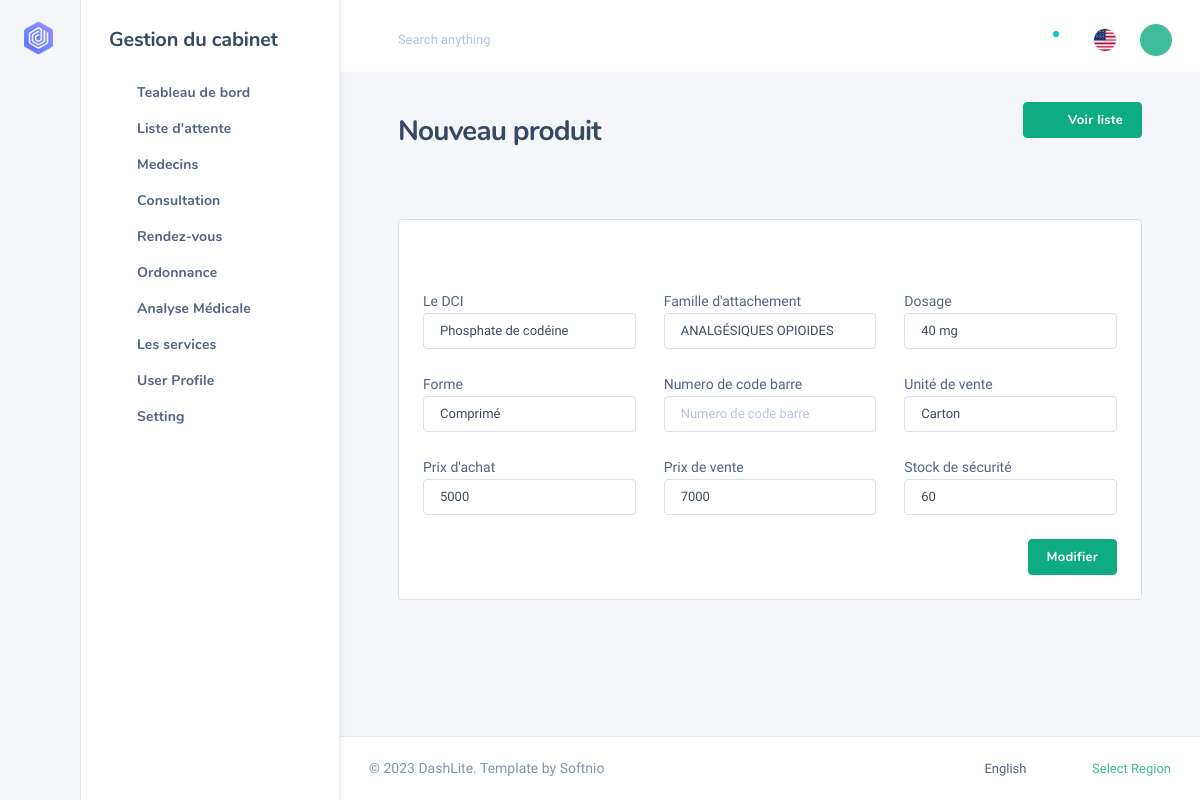
Page /public/Medicaments/edit/1 (signed in) on the committed database.
### tables this page shows
CREATE TABLE `medicament` (
  `idMedicament` int(11) NOT NULL,
  `forme` varchar(50) DEFAULT NULL,
  `dci` varchar(50) DEFAULT NULL,
  `dosage` varchar(50) DEFAULT NULL,
  `stock` int(11) NOT NULL,
  `stock_min` int(11) NOT NULL,
  `id_unit` int(11) DEFAULT NULL,
  `id_fami` int(11) DEFAULT NULL,
  `prix_achat` int(255) NOT NULL,
  `prix_vente` int(255) NOT NULL
);

CREATE TABLE `famille` (
  `id_fami` int(11) NOT NULL,
  `nom_famille` varchar(50) DEFAULT NULL
);

CREATE TABLE `unite` (
  `code_unite` varchar(255) DEFAULT NULL,
  `code_nom` varchar(255) DEFAULT NULL,
  `id_unit` int(11) NOT NULL
);

### app/core/app.php (called while the page is built, shortened)
<?php
class App{
    protected $method="index";
   public function  __construct()
    {
       $URL= $this->getURL();
       if(file_exists('app/controllers/'.$URL[0].'.php')){
            unset($URL[0]);
       }
       $this->controller=new $this->controller();
       if(isset($URL[1])){
            if( method_exists($this->controller,$URL[1])){
                $this->method=ucfirst($URL[1]);
                unset($URL[1]);
            }
       }
        $URL=array_values($URL);
       $this->params=$URL;
       call_user_func_array([$this->controller,$this->method],$this->params);
    }
    private function  getURL(){
       $url=isset($_GET['url'])?$_GET['url']:'Home';
        return explode("/",filter_var(trim($url,'/')),FILTER_SANITIZE_URL);
    }
}

### index.php (called while the page is built, shortened)
<?php
$app=new App();

### app/core/model.php (called while the page is built, shortened)
<?php
class Model extends Database{
    public function FetchSelectWhere($select,$fields,$whereValue,$value=[]){
        $bdd= $this->connect();
        $que = $bdd->prepare("SELECT $select
                FROM $fields
                WHERE $whereValue");
        $que->execute($value);
        $count = $que->fetch(PDO::FETCH_OBJ);
        return $count;
    }
}

### app/views/ajouter_medicament.view.php (the view, shortened to what this page needs)
<!DOCTYPE html>
<html lang="zxx" class="js">
<body class="nk-body bg-lighter npc-default has-sidebar ">
<div class="nk-app-root">
    <div class="nk-main ">
        <div class="nk-wrap ">
            <div class="nk-content ">
                <div class="container-fluid">
                    <div class="nk-content-inner">
                        <div class="nk-content-body">
                            <div class="nk-content ">
                                <div class="container-fluid">
                                    <div class="nk-content-inner">
                                        <div class="nk-content-body">
                                            <div class="nk-block-head nk-block-head-sm">
                                                <div class="nk-block-between">
                                                    <div class="nk-block-head-content">
                                                        <BR>
                                                        <h3 class="nk-block-title page-title">Nouveau produit</h3>
                                                    </div>
                                                    <div class="nk-block-head-content">
                                                        <div class="toggle-wrap nk-block-tools-toggle">
                                                            <div class="toggle-expand-content" data-content="pageMenu">
                                                                <ul class="nk-block-tools g-3">
                                                                    <li class="nk-block-tools-opt"><a href="<?=ROOT?>/Medicaments/liste" class="btn btn-primary"><em class="icon ni ni-eye-alt"></em><span>Voir liste</span></a></li>
                                                                </ul>
                                                            </div>
                                                        </div>
                                                    </div>
                                                </div>
                                            </div>
                                            <div class="nk-block">
                                                <div class="col-12 pb-5">
                                                </div>
                                                <div class="card card-bordered">
                                                    <br><br>
                                                    <div class="card-inner">
                                                        <form action="" method="POST">
                                                            <?php if(isset($id)) :?>
                                                                <div class="row gy-4">
                                                                    <div class="col-xxl-3 col-md-4">
                                                                        <fieldset class="form-group">
                                                                            <label for="dci">Le DCI </label>
                                                                            <input type="text" class="form-control" id="dci"  name="dci" value="<?=$medicament->dci?>">
                                                                        </fieldset>
                                                                    </div>
                                                                    <div class="col-xxl-3 col-md-4">
                                                                        <fieldset class="form-group">
                                                                            <label for="famille">Famille d'attachement</label>
                                                                            <select class="form-control" id="famille" name="famille">
                                                                                <option value="<?= $medicament->id_fami?>" selected><?=$medicament->nom_famille?></option>
                                                                            </select>
                                                                        </fieldset>
                                                                    </div>
                                                                    <div class="col-xxl-3 col-md-4">
                                                                        <fieldset class="form-group">
                                                                            <label for="Dosage">Dosage</label>
                                                                            <input type="text" class="form-control" id="Dosage" name="dosage" value="<?=$medicament->dosage?>">
                                                                        </fieldset>
                                                                    </div>
                                                                    <div class="col-xxl-3 col-md-4">
                                                                        <fieldset class="form-group">
                                                                            <label for="forme">Forme</label>
                                                                            <input type="text" class="form-control" id="forme"  NAME="forme" value="<?=$medicament->forme?>">
                                                                        </fieldset>
                                                                    </div>
                                                                    <div class="col-xxl-3 col-md-4">
                                                                        <fieldset class="form-group">
                                                                            <label for="codebare">Numero de code barre</label>
                                                                            <input type="text" class="form-control" id="codebare" name="code_bare" placeholder="Numero de code barre">
                                                                        </fieldset>
                                                                    </div>
                                                                    <div class="col-xxl-3 col-md-4">
                                                                        <fieldset class="form-group">
                                                                            <label for="stock_alert">Unité de vente</label>
                                                                            <select class="form-control" id="" name="unite">
                                                                                <option value="<?= $medicament->id_unit?>" selected><?=$medicament->code_nom?></option>
                                                                            </select>
                                                                        </fieldset>
                                                                    </div>
                                                                    <div class="col-xxl-3 col-md-4">
                                                                        <fieldset class="form-group">
                                                                            <label for="prix_achat">Prix d'achat</label>
                                                                            <input type="number" class="form-control" id="prix_achat"  name="prix_achat" value="<?=$medicament->prix_achat?>" >
                                                                        </fieldset>
                                                                    </div>
                                                                    <div class="col-xxl-4 col-md-4">
                                                                        <fieldset class="form-group">
                                                                            <label for="prix_vente">Prix de vente</label>
                                                                            <input type="number" class="form-control" id="prix_vente" name="prix_vente"  value="<?=$medicament->prix_vente ?>" >
                                                                        </fieldset>
                                                                    </div>
                                                                    <div class="col-xxl-4 col-md-4">
                                                                        <fieldset class="form-group">
                                                                            <label for="stock_alert">Stock de sécurité</label>
                                                                            <input type="text" class="form-control" id="stock_alert" name="stock_alert" placeholder="Stock de securité" value="<?=$medicament->stock_min?>">
                                                                        </fieldset>
                                                                    </div>
                                                                    <div class="col-12" align="right">
                                                                        <div class="form-group">
                                                                            <input type="submit" name="modifier" class="btn btn-primary btn-bg pull-right" value="Modifier">
                                                                        </div>
                                                                    </div>
                                                                </div>
                                                            <?php endif;?>
                                                        </form>
                                                    </div>
                                                </div>
                                            </div>
                                        </div>
                                    </div>
                                </div>
                            </div>
                        </div>
                    </div>
                </div>
            </div>
        </div>
    </div>
</div>
</body>
</html>

### rows in the picture
medicament: dci "Phosphate de codéine", famille "ANALGÉSIQUES OPIOIDES", dosage "40 mg", forme "Comprimé", unite "Carton", prix_achat "5000", prix_vente "7000", stock_alert "60"
